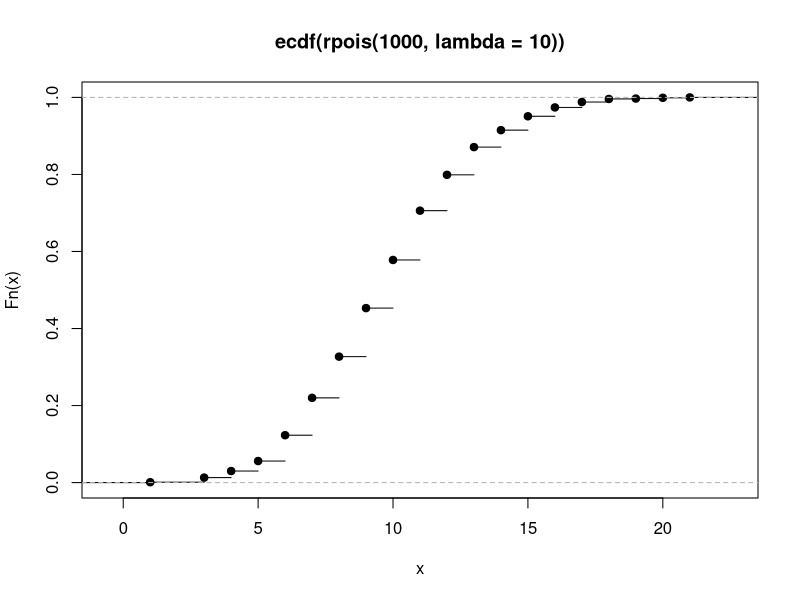

Source code (R):
##examples - solutions

#A wolf population has 500 pairs remaining.  
#If each wolf pair normally has around a 4 pups, 
#but the fraction of wolves born with a lethal recessive allele is 0.2, 
#how many live offspring are likely to be born alive?
#(Hint – you need to draw randomly from 2 different distributions!)

#wolves
pupstot =rpois(500,lambda =4)
pupstot
livebirths = rbinom(500,size =pupstot,p=.8)

sum(livebirths)
#check work
sum(livebirths) / sum(pupstot)



#If there are 1000 seeds in a seedbank 
#and each seed has a 2% chance of being eaten 
#and a 1% probability of sprouting each day, how many 
#seedlings would we expect to see sprouting each day? 

#seedbank
#one day
seeds.not.eaten = rbinom(1000,size=1,p = .98)
seeds.not.eaten
seeds.sprouted = rbinom(n = seeds.not.eaten,size=1, p=.01 )
seeds.sprouted
sum(seeds.sprouted)

sum.seeds.sprouted = NA
##100 days
for (i in 1:100) {
  seeds.not.eaten[i] = rbinom(1000,size=1,p = .98)
  sum.seeds.sprouted[i] = sum(rbinom(n = seeds.not.eaten,size=1, p=.01 ))
  
}
sum(sum.seeds.sprouted)  

##or 
seeds.sprouted.100 = rbinom(n = seeds.not.eaten,size=100, p=.01 )
sum(seeds.sprouted.100)

#The number of eggs laid by squid varies dramatically 
#among individuals. The mean number of eggs is 300, 
#but the dispersion is 1. What is the 85th percentile of the number of eggs laid?

#squid
#Given a p between 0 and 1, qnorm will like up the p-th quantile of the distribution
qnbinom(p=.85,mu = 300, size=1)
quantile(rnbinom(1000,mu = 300, size=1))

#I census 15 populations of pikas on 15 mountains. 
#I find that the average population size is 10. What is 
#the probability of  a population of more than 12 individuals?
#(Hint – there is information here that you don’t need…)


#pikas
#p functions give you the CDF or prob that something is more than your value
#what is the probability that the value is less than or equal to x
ppois(q = 12, lambda = 10, lower.tail = F)

plot(ecdf(rpois(1000,lambda = 10)))
